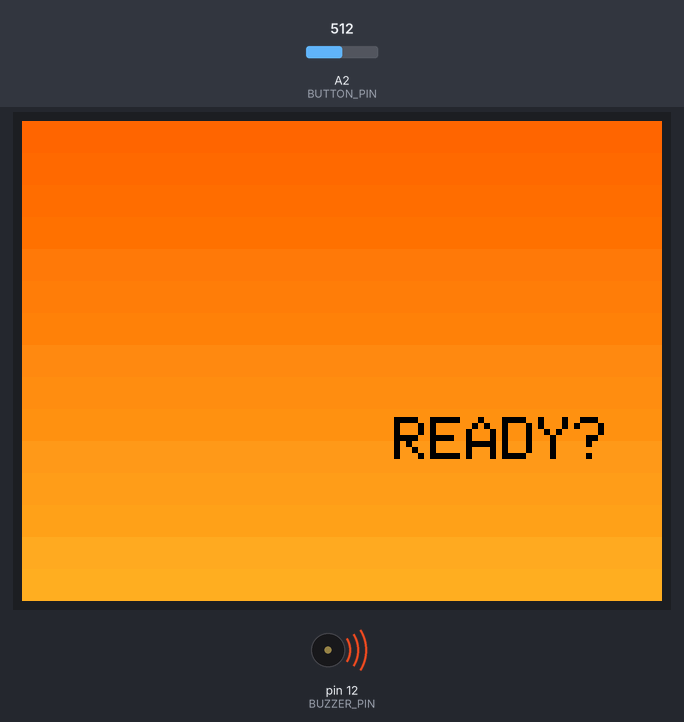
Bench run of a sketch on a simulated Arduino Uno, built with avr-gcc and run on an emulated ATmega328P. Parts: 320×240 colour display, buzzer (waves = sounding). The inputs (shaded band) are chosen by the test bench; at power-on: A2 (BUTTON_PIN) = 512. Random numbers use the default seed unless the sketch sets one; EEPROM starts erased.

Above: at 1.6 s.
At 4.5 s:
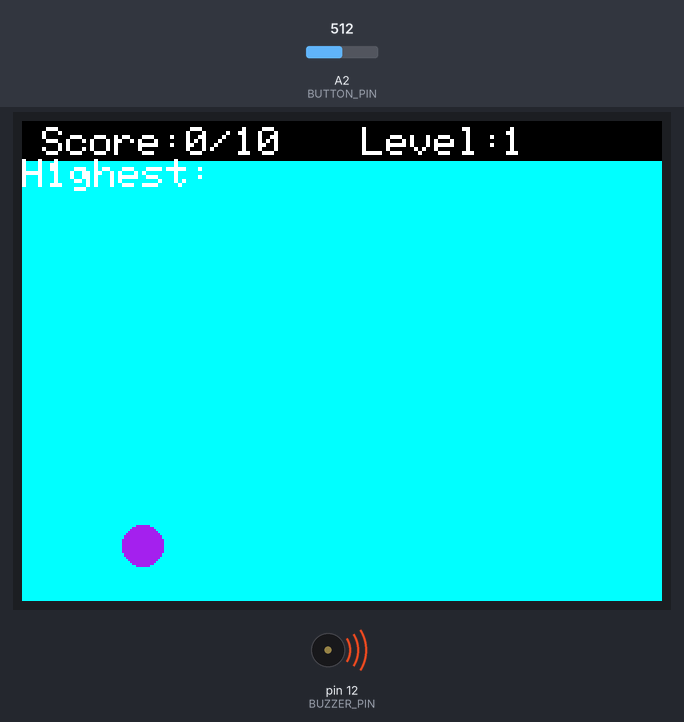
4.6 s: A2 (BUTTON_PIN) set to 493
At 12.03 s:
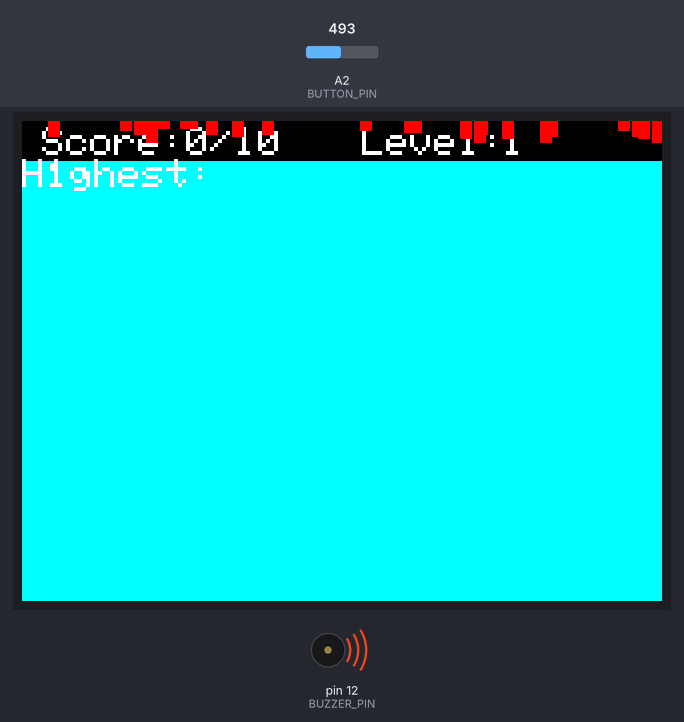
13.6 s: A2 (BUTTON_PIN) set to 510
At 15.4 s:
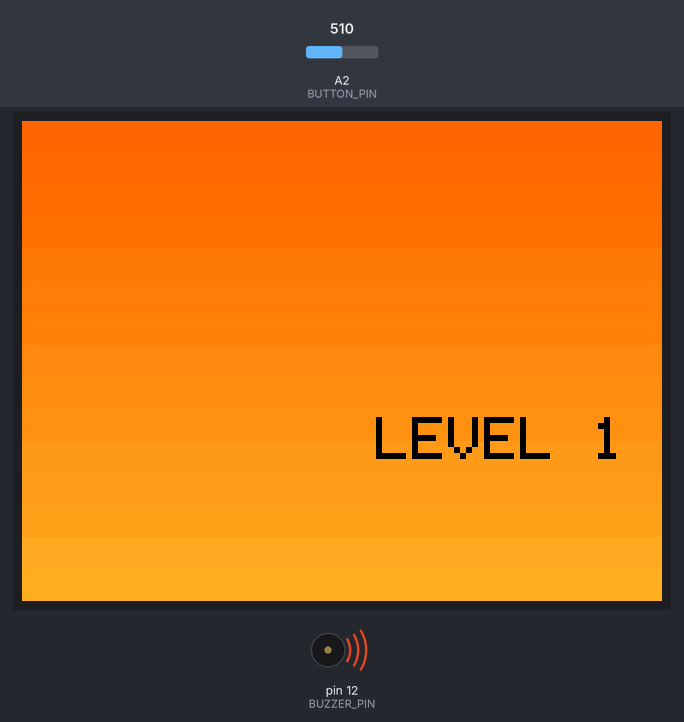
Timing chart, 0 to 42.3 s (numbered marks = the images above; inputs shaded):
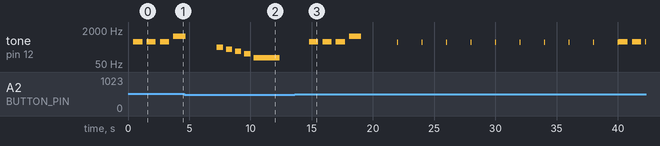

Measured:
- the behaviour switches between 501 and 500 on A2 (BUTTON_PIN) (found by bisection; images 1 and 2)
- after the input at 13.6 s, tone on pin 12 (BUZZER_PIN): plays 550 Hz for 0.75 s, 550 Hz for 0.75 s, 550 Hz for 0.75 s, 1000 Hz for 1.0 s, 523 Hz for 0.08 s, 523 Hz for 0.08 s … (17 notes in this stretch), starting after 1.2 s
- by itself, tone on pin 12 (BUZZER_PIN): plays 300 Hz for 0.50 s, 250 Hz for 0.50 s, 200 Hz for 0.50 s, 150 Hz for 0.50 s, 100 Hz for 2.2 s
- what the display in image 0 shows lasts 1.1 s, from 1.5 s to 2.6 s

The sketch:

Jumpman-V2.ino
```cpp
#include <Adafruit_GFX.h>
#include <Adafruit_TFTLCD.h>
#include <EEPROM.h>

#define HS_ADDR            0
#define BUZZER_PIN         12
#define BUTTON_PIN         A2
#define BLACK              0x0000
#define WHITE              0xFFFF
#define GREEN              0x07E0
#define RED                0xF800
#define YELLOW             0xFFE0
#define CYAN               0x07FF
#define PURPLE             0xA11D
#define BROWN              0x8A22

uint16_t tft_id = 0x9488;
Adafruit_TFTLCD tft(40,38,39,42,41);

const int SCREEN_W           = 480;
const int SCREEN_H           = 320;
const int GROUND_Y           = SCREEN_H - 20;
const int PLAYER_X           = 50;
const int PLAYER_SIZE        = 20;
const int PLAYER_Y0          = GROUND_Y - PLAYER_SIZE;
const unsigned long FRAME_TIME           = 16;
const unsigned long BASE_JUMP_DURATION   = 1000;
const int           BASE_JUMP_HEIGHT     = 80;
const int           BASE_OBST_STEP       = 4;
const unsigned long BASE_OBST_INTERVAL   = 2000;
const int MAX_OBST                   = 4;
const int OBST_WIDTH                 = 20;
const int OBST_HEIGHTS[]             = {20,40};

const int melody[]     = { 262, 294, 330, 349, 330, 294, 262 };
const int noteDur[]    = { 500, 500, 500, 500, 500, 500, 500 };  // em ms
const int melodyLen    = sizeof(melody)/sizeof(melody[0]);

struct Obstacle { int x, h; bool active; };
Obstacle obst[MAX_OBST];
int prevObstX[MAX_OBST], prevObstH[MAX_OBST];

bool     inStart      = true;
bool     gameOver     = false;
bool     inTransition = false;
bool     blinkState   = false;
unsigned long blinkT       = 0;
unsigned long lastFrame    = 0;
unsigned long lastObstacle = 0;
int      level           = 1;
float    speedMultiplier = 1.0;
int      playerY         = PLAYER_Y0;
int      prevPlayerY     = PLAYER_Y0;
int      score           = 0;
int      highScore       = 0;
unsigned long currJumpDuration;
int           currObstStep;
unsigned long currObstInterval;
int currentNote         = 0;
unsigned long noteStart = 0;

// ==== Display Helpers ====================================================

void drawGradientBackground() {
  const int bands = 20;
  for (int i = 0; i < bands; i++) {
    float t = i / float(bands - 1);
    uint16_t color = tft.color565(
      255,
      uint8_t(100*(1-t) + 200*t),
      uint8_t(0*(1-t)   + 50*t)
    );
    int y = i * SCREEN_H / bands;
    tft.fillRect(0, y, SCREEN_W, SCREEN_H/bands + 1, color);
  }
}

void showCentered(const char* txt, int textSize, uint16_t fg) {
  tft.setTextSize(textSize);
  tft.setTextColor(fg);
  int16_t w = strlen(txt) * 6 * textSize;
  tft.setCursor((SCREEN_W - w)/2, SCREEN_H/2 - (8*textSize)/2);
  tft.print(txt);
}

void drawStartScreen() {
  drawGradientBackground();
  for (int x = 0; x < SCREEN_W; x += 4) {
    float p = 2*3.14159 * x / 60.0;
    int y = SCREEN_H*2/3 + 10 + int(8*sin(p));
    tft.drawPixel(x, y, CYAN);
    tft.drawPixel(x, y+1, CYAN);
  }
  tft.fillCircle(SCREEN_W/2, SCREEN_H/3 + 30, 60, YELLOW);
  tft.setTextSize(4);
  tft.setTextColor(BLACK);
  const char* title = "JUMPMAN 2.0";
  int16_t tw = strlen(title) * 6 * 4;
  tft.setCursor((SCREEN_W - tw)/2, SCREEN_H/2 - 40);
  tft.print(title);
}

void drawGround() {
  tft.fillRect(0, GROUND_Y, SCREEN_W, SCREEN_H - GROUND_Y, GREEN);
}

void drawHUDStatic() {
  tft.fillRect(0, 0, SCREEN_W, 20, BLACK);
  tft.setTextSize(2);
  tft.setTextColor(WHITE);
  tft.setCursor(10, 3);   tft.print("Score:");
  tft.setCursor(170, 3);  tft.print("Level:");
  tft.setCursor(310, 3);  tft.print("Highest:");
}

void updateHUD() {
  unsigned long nextThreshold = 10UL * level * (level+1) / 2;
  char buf[16];
  sprintf(buf, "%d/%lu", score, nextThreshold);
  tft.fillRect(82, 3, 60, 16, BLACK);
  tft.setCursor(82, 3);  tft.print(buf);
  tft.fillRect(240, 3, 40, 16, BLACK);
  tft.setCursor(240, 3); tft.print(level);
  tft.fillRect(410, 3, 40, 16, BLACK);
  tft.setCursor(410, 3); tft.print(highScore);
}

void drawGradientBand(int y0, int h) {
  const int bands = 20;
  int bandH = SCREEN_H / bands + 1;
  int startBand = y0 / bandH;
  int endBand   = (y0 + h) / bandH;
  if (startBand < 0) startBand = 0;
  if (endBand > bands-1) endBand = bands-1;
  for (int b = startBand; b <= endBand; b++) {
    float t = b / float(bands - 1);
    uint16_t color = tft.color565(
      255,
      uint8_t(100*(1-t) + 200*t),
      uint8_t(0*(1-t)   + 50*t)
    );
    int y = b * bandH;
    tft.fillRect(0, y, SCREEN_W, bandH, color);
  }
}

// ==== Input & Player ====================================================

bool isButtonPressed() {
  return analogRead(BUTTON_PIN) > 500;
}

void handleJump() {
  static bool jumping = false;
  static unsigned long js = 0;
  if (isButtonPressed() && !jumping && playerY == PLAYER_Y0) {
    jumping = true;
    js = millis();
  }
  if (jumping) {
    unsigned long jt = millis() - js;
    float t = jt < currJumpDuration ? jt / float(currJumpDuration) : 1.0;
    float h = -4 * BASE_JUMP_HEIGHT * (t - 0.5)*(t - 0.5) + BASE_JUMP_HEIGHT;
    playerY = PLAYER_Y0 - int(h);
    if (jt >= currJumpDuration) {
      jumping = false;
      playerY = PLAYER_Y0;
    }
  }
}

// ==== Game Loop ==========================================================

void updateGame() {
  //updateMusic();
  tft.fillCircle(PLAYER_X + PLAYER_SIZE/2,
                 prevPlayerY + PLAYER_SIZE/2,
                 PLAYER_SIZE/2,
                 CYAN);
  for (int i = 0; i < MAX_OBST; i++) {
    if (prevObstH[i] > 0) {
      tft.fillRect(prevObstX[i],
                   GROUND_Y - prevObstH[i],
                   OBST_WIDTH,
                   prevObstH[i],
                   CYAN);
    }
  }
  unsigned long now = millis();
  if (now - lastObstacle >= currObstInterval) {
    lastObstacle = now;
    for (int i = 0; i < MAX_OBST; i++) {
      if (!obst[i].active) {
        obst[i].active = true;
        obst[i].x = SCREEN_W;
        obst[i].h = OBST_HEIGHTS[random(0,2)];
        break;
      }
    }
  }
  for (int i = 0; i < MAX_OBST; i++) {
    if (obst[i].active) {
      obst[i].x -= currObstStep;
      if (obst[i].x + OBST_WIDTH < 0) {
        obst[i].active = false;
        score++;
        playScoreSound();
      } else {
        tft.fillRect(obst[i].x,
                     GROUND_Y - obst[i].h,
                     OBST_WIDTH,
                     obst[i].h,
                     BROWN);
        prevObstX[i] = obst[i].x;
        prevObstH[i] = obst[i].h;
        if (obst[i].x <= PLAYER_X + PLAYER_SIZE &&
            obst[i].x + OBST_WIDTH >= PLAYER_X &&
            playerY + PLAYER_SIZE > GROUND_Y - obst[i].h) {
          triggerGameOver();
          return;
        }
      }
    } else {
      prevObstH[i] = 0;
    }
  }
  tft.fillCircle(PLAYER_X + PLAYER_SIZE/2,
                 playerY + PLAYER_SIZE/2,
                 PLAYER_SIZE/2,
                 PURPLE);
  prevPlayerY = playerY;
  updateHUD();
}

// ==== Level Transition ==================================================

void beginLevelTransition() {
  inTransition = true;

  drawGradientBackground();
  char bufLevel[16];
  sprintf(bufLevel, "LEVEL %d", level+1);
  showCentered(bufLevel, 3, BLACK);
  playTone(550,750);
  delay(1000);

  drawGradientBackground();
  showCentered("READY?", 3, BLACK);
  playTone(550,750);
  delay(1000);

  drawGradientBackground();
  showCentered("GO!", 4, BLACK);
  playTone(550,750);
  delay(1000);

  speedMultiplier *= 1.15;
  currObstStep     = int(BASE_OBST_STEP * speedMultiplier);
  currObstInterval = (unsigned long)(BASE_OBST_INTERVAL / speedMultiplier);
  currJumpDuration = (unsigned long)(BASE_JUMP_DURATION / speedMultiplier);

  tft.fillScreen(CYAN);
  drawGround();
  drawHUDStatic();
  updateHUD();
  lastFrame    = millis();
  lastObstacle = millis();
  for (int i = 0; i < MAX_OBST; i++) obst[i].active = false;

  playerY = prevPlayerY = PLAYER_Y0;
  tft.fillCircle(
    PLAYER_X + PLAYER_SIZE/2,
    playerY   + PLAYER_SIZE/2,
    PLAYER_SIZE/2,
    PURPLE
  );

  level++;
  inTransition = false;
  playTone(1000,1000);
}

// ==== Game Over =========================================================

void triggerGameOver() {
  tft.fillCircle(
    PLAYER_X + PLAYER_SIZE/2,
    playerY   + PLAYER_SIZE/2,
    PLAYER_SIZE/2,
    PURPLE
  );
  playDeathSound();
  gameOver = true;
  if (score > highScore) {
    highScore = score;
    EEPROM.put(HS_ADDR, highScore);
  }
  gameOverBloodAnimation();
  tft.fillScreen(RED);
  drawSkull(10 + 30, 10 + 30, 30);
  drawSkull(SCREEN_W - 10 - 30, 10 + 30, 30);
  tft.setTextSize(4);
  tft.setTextColor(WHITE);
  const char* line1 = "GAME OVER!";
  int16_t w1 = strlen(line1)*6*4;
  tft.setCursor((SCREEN_W - w1)/2, 40);
  tft.print(line1);
  unsigned long nextThreshold = 10UL * level * (level+1) / 2;
  char buf1[32];
  sprintf(buf1, "Level: %d   Score: %d/%lu", level, score, nextThreshold);
  tft.setTextSize(3);
  int16_t w2 = strlen(buf1)*6*3;
  tft.setCursor((SCREEN_W - w2)/2, 120);
  tft.print(buf1);
  char buf2[32];
  sprintf(buf2, "Highest: %d", highScore);
  tft.setTextSize(2);
  int16_t w3 = strlen(buf2)*6*2;
  tft.setCursor((SCREEN_W - w3)/2, 180);
  tft.print(buf2);
}

void gameOverBloodAnimation() {
  const int DRIPS = 40, LEVELS = 2, steps = 50;
  const int W[2] = {6,12};
  for (int p = 0; p < LEVELS; p++) {
    int w = W[p], dripX[DRIPS], dripY[DRIPS];
    for (int i = 0; i < DRIPS; i++) { dripX[i] = random(0,SCREEN_W); dripY[i] = 0; }
    for (int s = 0; s < steps; s++) {
      for (int i = 0; i < DRIPS; i++) {
        if (dripY[i] < SCREEN_H) {
          int ln = random(4,12);
          tft.fillRect(dripX[i], dripY[i], w, ln, RED);
          dripY[i] += ln;
        }
      }
      delay(10);
    }
  }
  for (int y = 0; y < SCREEN_H; y += 4) {
    tft.fillRect(0, y, SCREEN_W, 4, RED);
    delay(10);
  }
}

void drawSkull(int16_t cx, int16_t cy, int16_t r) {
  tft.fillCircle(cx, cy, r, WHITE);
  int16_t eyeR = r/4;
  int16_t eyeY = cy - r/4;
  int16_t eyeXoff = r/2 - eyeR;
  tft.fillCircle(cx - eyeXoff, eyeY, eyeR, RED);
  tft.fillCircle(cx + eyeXoff, eyeY, eyeR, RED);
  int16_t noseH = eyeR;
  tft.fillTriangle(cx, cy,
                   cx - eyeR/2, cy + noseH,
                   cx + eyeR/2, cy + noseH,
                   RED);
  int16_t teethW = r/3, teethH = r/6;
  int16_t startX = cx - teethW * 1.5;
  int16_t teethY = cy + r/2;
  for (int i = 0; i < 3; i++) {
    tft.fillRect(startX + i * (teethW + 2),
                 teethY,
                 teethW, teethH,
                 RED);
  }
}

// ==== Reset & Sounds ====================================================

void resetGame() {
  drawGradientBackground();
  showCentered("LEVEL 1", 3, BLACK);
  playTone(550,750);
  delay(1000);
  drawGradientBackground();
  showCentered("READY?", 3, BLACK);
  playTone(550,750);
  delay(1000);
  drawGradientBackground();
  showCentered("GO!", 4, BLACK);
  playTone(550,750);
  delay(1000);
  score = 0;
  gameOver = false;
  inTransition = false;
  lastFrame = millis();
  lastObstacle = millis();
  currJumpDuration = BASE_JUMP_DURATION;
  currObstStep     = BASE_OBST_STEP;
  currObstInterval = BASE_OBST_INTERVAL;
  level = 1;
  tft.fillScreen(CYAN);
  drawGround();
  drawHUDStatic();
  updateHUD();
  for (int i = 0; i < MAX_OBST; i++) obst[i].active = false;
  playerY = prevPlayerY = PLAYER_Y0;
  tft.fillCircle(PLAYER_X + PLAYER_SIZE/2,
                 playerY + PLAYER_SIZE/2,
                 PLAYER_SIZE/2,
                 PURPLE);
  playTone(1000,1000);
}

void playTone(int pTone, int pTime) { tone(BUZZER_PIN,pTone,pTime); }
void playScoreSound() { playTone(523,80); }
void playDeathSound() {
  playTone(300,500);
  delay(750);
  playTone(250,500);
  delay(750);
  playTone(200,500);
  delay(750);
  playTone(150,500);
  delay(750);

  playTone(100,750);
  delay(200);
  playTone(100,750);
  delay(200);
  playTone(100,750);
  delay(200);
  playTone(100,750);
  delay(200);
  playTone(100,750);
  delay(200);
  playTone(100,750);
  delay(200);
  playTone(100,750);
  delay(200);
  playTone(100,750);
  delay(200);
}
void playTransitionMusic(unsigned long duration) {
  unsigned long start = millis();
  while (millis() - start < duration) {
    tone(BUZZER_PIN, 440, 180);
    delay(250);
    tone(BUZZER_PIN, 660, 180);
    delay(250);
    tone(BUZZER_PIN, 880, 180);
    delay(250);
    tone(BUZZER_PIN, 660, 180);
    delay(250);
    tone(BUZZER_PIN, 440, 180);
    delay(250);
  }
  noTone(BUZZER_PIN);
}
void updateMusic() {
  unsigned long now = millis();
  if (now - noteStart >= noteDur[currentNote]) {
    noteStart = now;
    currentNote = (currentNote + 1) % melodyLen;
    tone(BUZZER_PIN, melody[currentNote]);
  }
}

// ==== Arduino Core ======================================================

void setup() {
  pinMode(BUTTON_PIN, INPUT);
  pinMode(BUZZER_PIN, OUTPUT);
  digitalWrite(BUZZER_PIN, LOW);
  Serial.begin(115200);
  randomSeed(analogRead(0));
  EEPROM.get(HS_ADDR, highScore);
  currJumpDuration = BASE_JUMP_DURATION;
  currObstStep     = BASE_OBST_STEP;
  currObstInterval = BASE_OBST_INTERVAL;
  tft.reset();
  tft.begin(tft_id);
  tft.setRotation(1);
  tft.fillScreen(BLACK);
  drawStartScreen();
}

void loop() {
  unsigned long now = millis();

  if (inStart) {
    if (now - blinkT > 1000) {
      blinkT = now;
      blinkState = !blinkState;

      const int ty = SCREEN_H/2 + 60;
      const int th = 16;
      drawGradientBand(ty - 2, th + 4);

      if (blinkState) {
        tft.setTextSize(2);
        tft.setTextColor(BLACK);
        const char* pr = "Press to Start";
        int16_t pw = strlen(pr)*6*2;
        tft.setCursor((SCREEN_W - pw)/2, ty);
        tft.print(pr);
      }
    }

    if (isButtonPressed()) {
      inStart = false;
      resetGame();
    }
    return;
  }

  if (gameOver) {
    if (now - blinkT > 1000) {
      blinkT = now;
      blinkState = !blinkState;
      tft.fillRect(0, 240, SCREEN_W, 16, RED);
      if (blinkState) {
        tft.setTextSize(2);
        tft.setTextColor(WHITE);
        const char* pr = "Press to Restart";
        int16_t pw = strlen(pr)*6*2;
        tft.setCursor((SCREEN_W-pw)/2, 240);
        tft.print(pr);
      }
    }
    if (isButtonPressed()) {
      level = 1;
      speedMultiplier = 1.0;
      currJumpDuration = BASE_JUMP_DURATION;
      currObstStep     = BASE_OBST_STEP;
      currObstInterval = BASE_OBST_INTERVAL;
      inStart = true;
      gameOver = false;
      tft.fillScreen(BLACK);
      drawStartScreen();
      blinkState = false;
      blinkT = millis();
    }
    return;
  }

  if (inTransition) return;

  handleJump();
  if (now - lastFrame >= FRAME_TIME) {
    lastFrame = now;
    updateGame();
    unsigned long nextThreshold = 10UL * level * (level+1) / 2;
    if (score >= nextThreshold) beginLevelTransition();
  }
}
```
